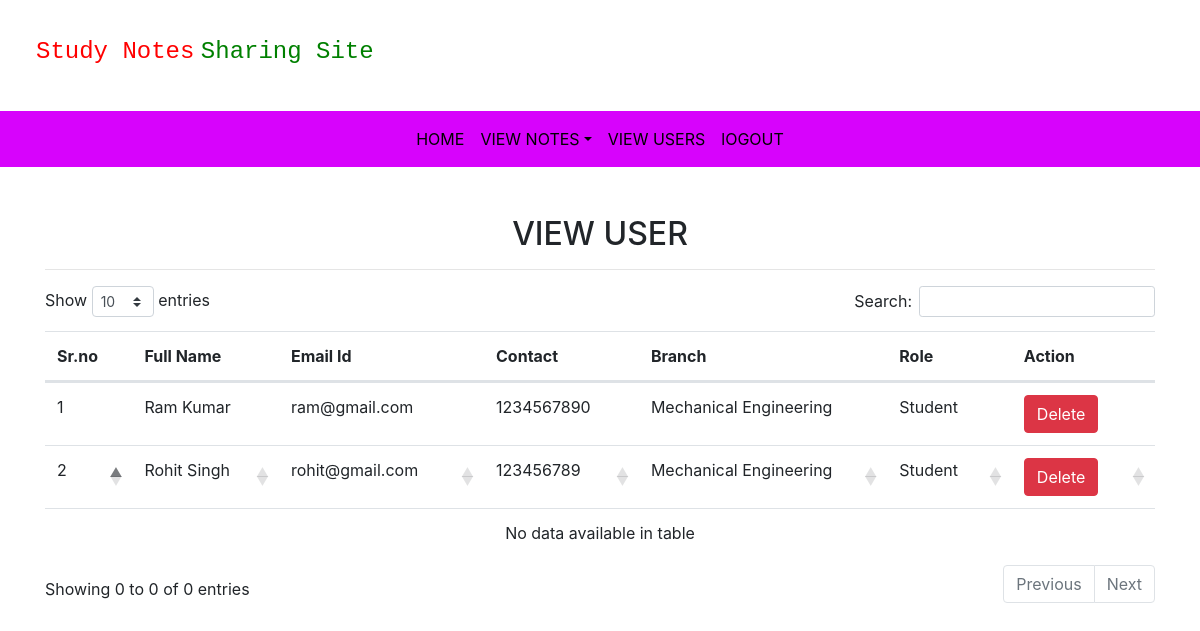
The page /view_users (signed in) on the database its author committed.
### notes/models.py (models this page shows, shortened)
class Signup(models.Model):
	user = models.ForeignKey(User,on_delete=models.CASCADE)
	contact = models.CharField(max_length=10,null=True)
	branch = models.CharField(max_length=50)
	role = models.CharField(max_length=20)

### notes/views.py (the view)
# urls.py: path('view_users',views.view_users,name='view_users'),
def view_users(request):
    if not request.user.is_authenticated:
        return redirect('login_admin')
    users = Signup.objects.all()
    return render(request, 'view_users.html', {'users': users})

### notes/templates/view_users.html (shortened to what this page needs)
{% extends 'admin_nav.html' %}
{% block body %}
{% load static %}
<link rel="stylesheet" href="https://cdnjs.cloudflare.com/ajax/libs/twitter-bootstrap/4.5.2/css/bootstrap.css">
<link rel="stylesheet" href="https://cdn.datatables.net/1.13.2/css/dataTables.bootstrap4.min.css">
<div class="container my-5">
    <h2 class="text-center"> VIEW USER </h2>
    <hr>
    <table class="table table=bordered " id="example">
        <thead>
        <tr>
            <th> Sr.no</th>
            <th> Full Name</th>
            <th> Email Id </th>
            <th> Contact </th>
            <th> Branch </th>
            <th> Role </th>
            <th> Action</th>
        </tr>
        {% for i in users %}
        <tr>
            <td>{{forloop.counter}}</td>
            <td style="text-transform : capitalize">{{i.user.first_name }} {{i.user.last_name }}</td>
            <td>{{i.user.username}}</td>
            <td>{{i.contact}}</td>
            <td>{{i.branch }}</td>
            <td>{{i.role}}</td>
            <td><a href="{% url 'delete_users' i.user.id %}" class="btn btn-danger" onclick="return confirm('Are you sure,You want to Delete')">Delete</a></td>
        </tr>
        {%endfor%}
        </thead>
    </table>
</div>
{% endblock %}

### notes/templates/admin_nav.html (shortened to what this page needs)
<!DOCTYPE html>
{% load static %}
<html lang="en">
<head>
    <link rel="stylesheet" href="https://cdn.jsdelivr.net/npm/bootstrap@4.6.2/dist/css/bootstrap.min.css">
    <link rel="stylesheet" href="{% static 'css/mystyle.css' %}">
    <link href="https://cdnjs.cloudflare.com/ajax/libs/font-awesome/5.13.0/css/all.min.css" rel="stylesheet">
</head>
<body  >
    <h4 style="padding: 3%; "><samp style="color:red ;">Study Notes</samp> <samp style="color: green;">Sharing Site</samp></h4>
    <nav class="navbar navbar-expand-sm justify-content-center" style="background-color: rgb(215, 3, 252);">
        <ul class="navbar-nav">
            <li class="navbar-item">
                <a class="nav-link" href="{% url 'admin_home' %}">HOME</a>
            </li>
            <li class="navbar-item dropdown">
                <a  class="nav-link dropdown-toggle" href="#" data-toggle="dropdown">VIEW NOTES</a>
            </li>
            <li class="navbar-item dropdown">
                <a class="nav-link" href="{% url 'view_users' %}">VIEW USERS</a>
            </li>
            <li class="navbar-item">
                <a class="nav-link" href="{% url 'logout' %}">lOGOUT</a>
            </li>
        </ul >
    </nav>
</body>
</html>
{% block body %}
{% endblock %}

### notes/static/css/mystyle.css (style rules this page uses)
.nav-link { color: black; }

### rows shown on the page
Signup: user.first_name "Ram", user.last_name "Kumar", user.username "ram@gmail.com", contact "1234567890", branch "Mechanical Engineering", role "Student"
Signup: user.first_name "Rohit", user.last_name "Singh", user.username "rohit@gmail.com", contact "123456789", branch "Mechanical Engineering", role "Student"
